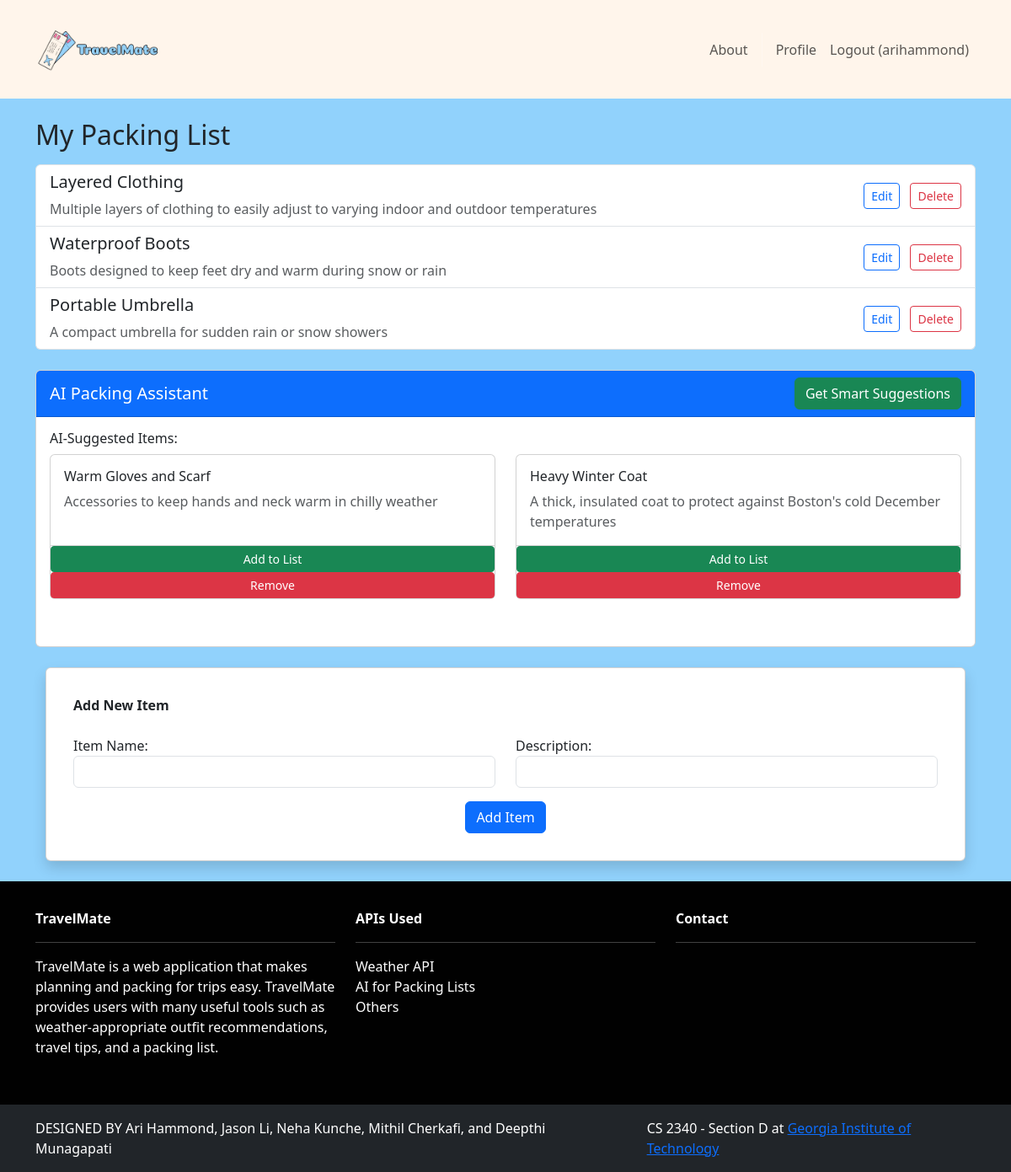
The app's page /packinglist/ (signed in) with its own data.
### packinglist/models.py (models this page shows, shortened)
class Item(models.Model):
    id = models.AutoField(primary_key=True)
    name = models.CharField(max_length=255)
    description = models.TextField()
    user = models.ForeignKey(User, on_delete=models.CASCADE)
    is_ai_suggested = models.BooleanField(default=False)

### packinglist/views.py (the view)
# urls.py: path("", views.packing_list, name="packing_list"),
@login_required
def packing_list(request):
    user_items = Item.objects.filter(user=request.user, is_ai_suggested=False).order_by(
        "id"
    )
    ai_items = Item.objects.filter(user=request.user, is_ai_suggested=True).order_by(
        "id"
    )
    context = {
        "items": user_items,
        "ai_items": ai_items,
        "default_location": request.session.get("last_location", ""),
    }
    return render(request, "packinglist/packing_list.html", context)

### packinglist/templates/packinglist/packing_list.html (shortened to what this page needs)
{% extends 'base.html' %}
{% block content %}
<div class="container mt-4">
    <h2>My Packing List</h2>
    {% if items %}
    <div class="list-group mt-3">
        {% for item in items %}
        <div class="list-group-item d-flex justify-content-between align-items-center">
            <div>
                <h5>{{ item.name }}</h5>
                <p class="mb-0 text-muted">{{ item.description }}</p>
            </div>
            <div>
                <button class="btn btn-sm btn-outline-primary me-2"
                        data-bs-toggle="modal"
                        data-bs-target="#editItemModal"
                        data-item-id="{{ item.id }}"
                        data-item-name="{{ item.name }}"
                        data-item-desc="{{ item.description }}">
                    Edit
                </button>
                <button class="btn btn-sm btn-outline-danger"
                        data-bs-toggle="modal"
                        data-bs-target="#deleteItemModal"
                        data-item-id="{{ item.id }}">
                    Delete
                </button>
            </div>
        </div>
        {% endfor %}
    </div>
    {% else %}
    <div class="alert alert-info mt-3">
        Your packing list is empty. Add some items to get started!
    </div>
    {% endif %}
    <div class="card mt-4">
        <div class="card-header bg-primary text-white d-flex justify-content-between align-items-center">
            <h5 class="mb-0">AI Packing Assistant</h5>
                <button id="aiSuggestBtn" class="btn btn-success" onclick="getAISuggestions()">
                    Get Smart Suggestions
                </button>
        </div>
        <div class="card-body">
            <div class="mb-4">
            <h6>AI-Suggested Items:</h6>
            {% if ai_items %}
                <div class="row">
                    {% for item in ai_items %}
                    <div class="col-md-6 mb-3">
                        <div class="card h-100">
                            <div class="card-body">
                                <h6 class="card-title">{{ item.name }}</h6>
                                {% if item.description %}
                                <p class="card-text text-muted">{{ item.description }}</p>
                                {% endif %}
                            </div>
                            <div class="card-footer bg-transparent p-0">
                                <div class="row g-0">
                                    <button class="btn btn-sm btn-success"
                                            onclick="addToList('{{ item.id }}')">
                                         Add to List
                                    </button>
                                    <button class="btn btn-sm btn-danger"
                                            data-bs-toggle="modal"
                                            data-bs-target="#deleteItemModal"
                                            data-item-id="{{ item.id }}">
                                         Remove
                                    </button>
                                </div>
                            </div>
                        </div>
                    </div>
                    {% endfor %}
                </div>
            {% else %}
                <div class="alert alert-warning mb-0">
                    No AI-suggested items yet. Get suggestions By Pressing the Button!
                </div>
            {% endif %}
        </div>
        </div>
    </div>
    {% if user.is_authenticated %}
    <div class="container mt-4">
        <div class="row justify-content-center">
            <div class="col-12">
                <div class="card shadow p-3 mb-4 rounded">
                    <div class="card-body">
                        <b class="text-start">Add New Item</b><br/><br/>
                        <form method="POST" action="{% url 'item_create' %}">
                            <div class="row">
                                <div class="col-md-6">
                                    <label for="name">Item Name:</label>
                                    <input type="text" name="name" required
                                        class="form-control" id="name">
                                </div>
                                <div class="col-md-6">
                                    <label for="description">Description:</label>
                                    <input type="text" name="description" required
                                        class="form-control" id="description">
                                </div>
                            </div>
                            <div class="text-center mt-3">
                                <button type="submit" class="btn btn-primary">
                                    Add Item
                                </button>
                            </div>
                        </form>
                    </div>
                </div>
            </div>
        </div>
    </div>
    {% endif %}
</div>
{% endblock %}

### travelmate/templates/base.html (shortened to what this page needs)
<!DOCTYPE html>
<html lang="en">
{% load static %}
<head>
    <link href="https://cdn.jsdelivr.net/npm/bootstrap@5.3.3/dist/css/bootstrap.min.css" rel="stylesheet">
    <link rel="stylesheet" type="text/css" href="{% static 'css/style.css' %}" />
</head>
<body class="d-flex flex-column min-vh-100" style="background-color: #91D2FC;">
    <nav class="p-3 navbar navbar-expand-lg">
        <div class="container">
            <a class="navbar-brand mx-0" href="{% url 'home.index' %}">
                <img src="{% static 'img/logo3.png' %}" alt="logo" height="75px" style="object-fit:fill;" />
            </a>
            <div class="collapse navbar-collapse" id="navbarNavAltMarkup">
                <div class="navbar-nav ms-auto navbar-ml">
                    <a class="nav-link" href="{% url 'home.about' %}">About</a>
                    {% if user.is_authenticated %}
                        <a class="nav-link" href="{% url 'accounts.profile' %}">Profile</a>
                        <a class="nav-link" href="{% url 'accounts.logout' %}">Logout ({{ user.username }})</a>
                    {% else %}
                        <a class="nav-link" href="{% url 'accounts.login' %}">Login</a>
                        <a class="nav-link" href="{% url 'accounts.signup' %}">Sign Up</a>
                    {% endif %}
                </div>
            </div>
        </div>
    </nav>
    <main class="flex-fill">
        {% block content %}
        {% endblock content %}
    </main>
    <section class="p-3 ms-footer d-none d-md-block">
        <div class="container">
            <div class="row mt-3 text-white">
                <div class="col-4 mx-auto mb-4">
                    <b>TravelMate</b>
                    <hr />
                    <p>TravelMate is a web application that makes planning and packing for trips easy. TravelMate provides users with many useful tools such as weather-appropriate outfit recommendations, travel tips, and a packing list.</p>
                </div>
                <div class="col-4 mx-auto mb-4">
                    <b>APIs Used</b>
                    <hr />
                    <a class="nav-link" href="#">Weather API</a>
                    <a class="nav-link" href="#">AI for Packing Lists</a>
                    <a class="nav-link" href="#">Others</a>
                </div>
                <div class="col-4 mx-auto mb-4">
                    <b>Contact</b>
                    <hr />
                </div>
            </div>
        </div>
    </section>
    <section class="p-3 ms-footer-bottom bg-dark mt-auto">
        <div class="container d-flex flex-column flex-md-row justify-content-between">
            <div class="me-5 text-white mb-2 mb-md-0">
                <span>DESIGNED BY Ari Hammond, Jason Li, Neha Kunche, Mithil Cherkafi, and Deepthi Munagapati</span>
            </div>
            <div class="text-white">
                <span>CS 2340 - Section D at <a href="https://www.gatech.edu" target="_blank">Georgia Institute of Technology</a></span>
            </div>
        </div>
    </section>
</body>
</html>

### travelmate/static/css/style.css (style rules this page uses)
* { --bckgrnd: #fff5eb; --main-color: #95d0f7; --dark: #010101; --accent: #fc79a8; }
.navbar { background-color: var(--bckgrnd); }
body { background-color: var(--main-color); }
.ms-footer { background-color: var(--dark); }

### records on screen
Item: name "Layered Clothing", description "Multiple layers of clothing to easily adjust to varying indoor and outdoor temperatures"
Item: name "Waterproof Boots", description "Boots designed to keep feet dry and warm during snow or rain"
Item: name "Portable Umbrella", description "A compact umbrella for sudden rain or snow showers"
Item: name "Warm Gloves and Scarf", description "Accessories to keep hands and neck warm in chilly weather"
Item: name "Heavy Winter Coat", description "A thick, insulated coat to protect against Boston's cold December temperatures"

### other values on screen
{{ user.username }} "arihammond"
